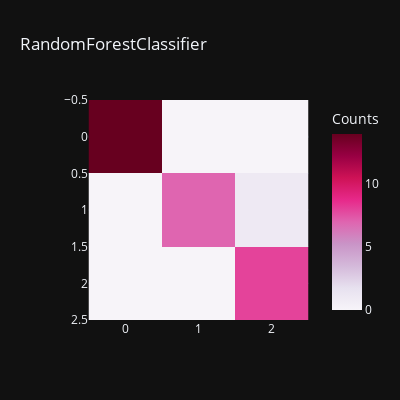

The notebook cell this image was saved under:
### Code cell
models = [rfc]
for model in models:
    model.fit(x_train, y_train)
    y_pred = model.predict(x_test)
    AS=accuracy_score(y_pred,y_test)
    print(type(model).__name__, "Model Test Accuracy Score is: ", AS)
    print(type(model).__name__,"Classification_report: \n",classification_report(y_test, y_pred))
    fig=px.imshow(confusion_matrix(y_test, y_pred),color_continuous_scale="PuRd",title=type(model).__name__,
                  width=400,height=400,labels=dict(X="Predicted", Y="Actual", color="Counts"),template="plotly_dark")
    fig.show()

### Figure 1 — Plotly figure (JSON) as saved in the notebook; plotly's stock layout.template omitted (floating-point values rounded to 4 significant figures)
{"data": [{"coloraxis": "coloraxis", "hovertemplate": "x: %{x}<br>y: %{y}<br>Counts: %{z}<extra></extra>", "name": "0", "type": "heatmap", "xaxis": "x", "yaxis": "y", "z": [[14, 0, 0], [0, 7, 1], [0, 0, 8]]}], "layout": {"coloraxis": {"colorbar": {"title": {"text": "Counts"}}, "colorscale": [[0, "rgb(247,244,249)"], [0.125, "rgb(231,225,239)"], [0.25, "rgb(212,185,218)"], [0.375, "rgb(201,148,199)"], [0.5, "rgb(223,101,176)"], [0.625, "rgb(231,41,138)"], [0.75, "rgb(206,18,86)"], [0.875, "rgb(152,0,67)"], [1, "rgb(103,0,31)"]]}, "height": 400, "title": {"text": "RandomForestClassifier"}, "width": 400, "xaxis": {"anchor": "y", "constrain": "domain", "domain": [0, 1], "scaleanchor": "y"}, "yaxis": {"anchor": "x", "autorange": "reversed", "constrain": "domain", "domain": [0, 1]}}}
